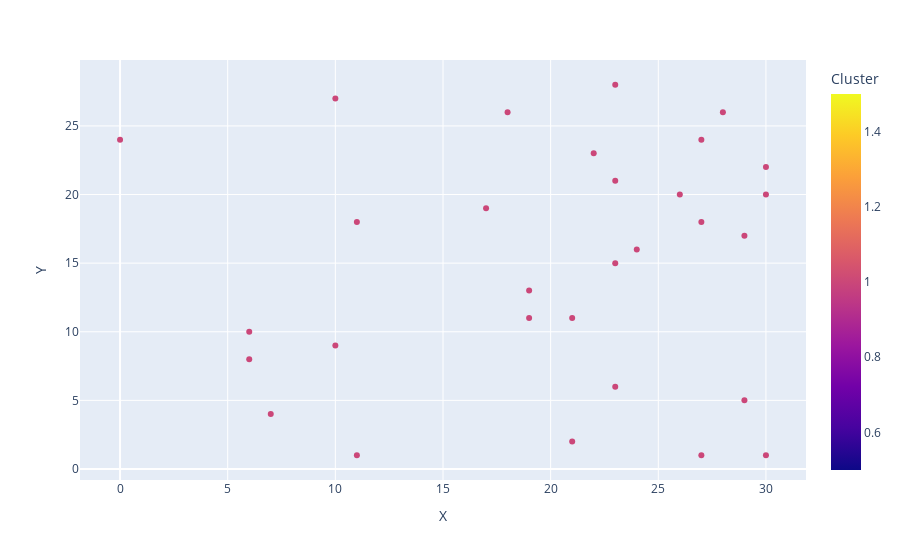

This figure's notebook cell:
### Code cell
#now plot Rando to see what it look like
fig_rand = px.scatter(df_rand, x='X', y='Y', color='Cluster')
fig_rand.show()

### Figure 1 — Plotly figure (JSON) as saved in the notebook; plotly's stock layout.template omitted (floating-point values rounded to 4 significant figures)
{"data": [{"hovertemplate": "X=%{x}<br>Y=%{y}<br>Cluster=%{marker.color}<extra></extra>", "legendgroup": "", "marker": {"color": [1, 1, 1, 1, 1, 1, 1, 1, 1, 1, 1, 1, 1, 1, 1, 1, 1, 1, 1, 1, 1, 1, 1, 1, 1, 1, 1, 1, 1, 1], "coloraxis": "coloraxis", "symbol": "circle"}, "mode": "markers", "name": "", "orientation": "v", "showlegend": false, "type": "scatter", "x": [30, 6, 26, 6, 21, 10, 19, 27, 23, 21, 11, 29, 7, 17, 30, 29, 30, 19, 10, 23, 27, 23, 11, 28, 27, 22, 18, 24, 23, 0], "xaxis": "x", "y": [20, 10, 20, 8, 11, 27, 11, 1, 28, 2, 18, 5, 4, 19, 1, 17, 22, 13, 9, 15, 24, 21, 1, 26, 18, 23, 26, 16, 6, 24], "yaxis": "y"}], "layout": {"coloraxis": {"colorbar": {"title": {"text": "Cluster"}}, "colorscale": [[0, "#0d0887"], [0.1111, "#46039f"], [0.2222, "#7201a8"], [0.3333, "#9c179e"], [0.4444, "#bd3786"], [0.5556, "#d8576b"], [0.6667, "#ed7953"], [0.7778, "#fb9f3a"], [0.8889, "#fdca26"], [1, "#f0f921"]]}, "legend": {"tracegroupgap": 0}, "margin": {"t": 60}, "xaxis": {"anchor": "y", "domain": [0, 1], "title": {"text": "X"}}, "yaxis": {"anchor": "x", "domain": [0, 1], "title": {"text": "Y"}}}}
